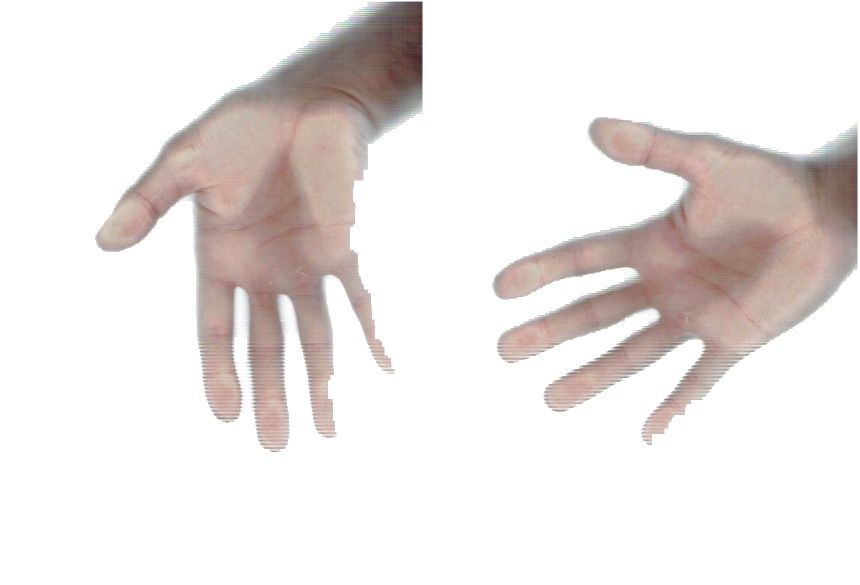
#> input picture pacientes/fede/2026-02-09/Estudio_2026-02-09_161329_original.png, 1720 x 1169 px (shown at 1/2 size)
$ python -i analysis_mejorado.py   (imports and definitions only)
#> lines starting #> are read from the running program, lines starting #| are printed output that depends on the picture; after the words box and inside, x2 and y2 are one past the last pixel; in counts of white or black regions, pixels touching at a corner belong together
import os
import cv2
import numpy as np
from PIL import Image, ImageFilter, ImageEnhance, ImageTk, ImageDraw
import tkinter as tk
from tkinter import colorchooser
from config_mejorado import Config

class ImageEditorPopup(tk.Toplevel):
    """Ventana emergente avanzada para limpiar fondo, con zoom, multiselección libre y deshacer."""
    # [58 lines left out: function __init__, not called in this run]

    def get_real_coords(self, cx, cy):
        return int(cx / self.scale_factor), int(cy / self.scale_factor)

    # [79 lines left out: functions save_state, undo, setup_ui, clear_selection_visuals, set_mode, not called in this run]

    def set_color(self, color):
        self.current_color = color
        self.set_mode("brush")

    def change_brush_size(self, value):
        self.brush_size = int(value)

    # [14 lines left out: functions update_canvas_image, update_brush_cursor, not called in this run]

    def on_mouse_move(self, event):
        cx, cy = self.canvas.canvasx(event.x), self.canvas.canvasy(event.y)
        self.update_brush_cursor(cx, cy)

    # [121 lines left out: functions start_draw, draw_line, stop_draw, delete_selection, crop_to_selection, not called in this run]

    def save_and_close(self):
        self.edited_image.save(self.image_path)
        self.destroy()

class ImageAnalyzer:

    # [89 lines left out: functions analizar_presion, unir_imagenes, not called in this run]

    @staticmethod
    def detectar_calibracion_automatica(img_shape, path_img=None, devolver_fuente=False):
        """Detecta automáticamente la escala (prioriza DPI real del escáner)."""
        # 1) Intentar DPI embebido en metadata del archivo
        if path_img:
            try:
                pil = Image.open(path_img)
                dpi = pil.info.get("dpi")
                if dpi and dpi[0] and dpi[0] > 0:
                    pixels_por_mm = float(dpi[0]) / 25.4
                    pixels_por_mm *= Config.CALIBRACION_CORRECCION_PXMM
                    print(f"═══ CALIBRACIÓN AUTOMÁTICA (DPI) ═══")
                    print(f"DPI detectado: {dpi[0]:.1f}")
                    print(f"Corrección: x{Config.CALIBRACION_CORRECCION_PXMM:.2f}")
                    print(f"Escala: {pixels_por_mm:.2f} px/mm")
                    return (pixels_por_mm, "DPI") if devolver_fuente else pixels_por_mm
            except Exception:
                pass

        # 2) Fallback geométrico (A4). Si parece imagen unida de 2 capturas, compensar ancho.
        altura_img, ancho_img = img_shape[:2]
        ancho_efectivo = ancho_img / 2 if (ancho_img / max(altura_img, 1)) > 1.2 else ancho_img

        escala_ancho = ancho_efectivo / 210  # A4 ancho mm
        escala_alto = altura_img / 297       # A4 alto mm
        pixels_por_mm = (escala_ancho + escala_alto) / 2
        pixels_por_mm *= Config.CALIBRACION_CORRECCION_PXMM

        print(f"═══ CALIBRACIÓN AUTOMÁTICA (A4 fallback) ═══")
        print(f"Imagen: {ancho_img} x {altura_img} px")
        print(f"Corrección: x{Config.CALIBRACION_CORRECCION_PXMM:.2f}")
        print(f"Escala: {pixels_por_mm:.2f} px/mm")
        return (pixels_por_mm, "A4") if devolver_fuente else pixels_por_mm


    @staticmethod
    def analizar_imagen(path_img, modo="Digital", colormap_name="Turbo", intensidad=1.0, suavizado=True):
        """
        VERSIÓN FINAL con Editor Integrado, Marca de Agua Inteligente y Exclusión de Blancos.
        """
#> called with modo = 'Digital', colormap_name = 'Turbo', intensidad = 1, suavizado = True
        COLORMAP_IDS = {
            'Jet (Clásico)': cv2.COLORMAP_JET,
            'Arcoíris': cv2.COLORMAP_RAINBOW,
            'Caliente': cv2.COLORMAP_HOT,
            'Hot': cv2.COLORMAP_HOT,
            'Inferno': cv2.COLORMAP_INFERNO,
            'Océano': cv2.COLORMAP_OCEAN,
            'Verano': cv2.COLORMAP_SUMMER,
            'Invierno': cv2.COLORMAP_WINTER,
            'Turbo': cv2.COLORMAP_TURBO,
            'Viridis': cv2.COLORMAP_VIRIDIS,
        }

        colormap_id = COLORMAP_IDS.get(colormap_name, cv2.COLORMAP_JET)

        print(f"\n═══ DETECCIÓN DE PIE ═══")
        print(f"Modo: {modo}")

        # Cargar imagen inicial para chequear si ya la procesamos en esta sesión
        img = cv2.imread(path_img)
#> img is the input picture: shape (1169, 1720, 3); mean B, G, R 228.3, 230.1, 235.5
        if img is None:
            raise ValueError("No se pudo cargar la imagen")

        # Detección de MARCA DE AGUA (Pixel 0,0 configurado por nosotros)
        ya_procesada = False
        if img.shape[0] > 0 and img.shape[1] > 0:
            p = img[0, 0]
#> p = [255, 255, 255]
            # OpenCV carga en BGR. Buscamos el código secreto: [252, 253, 254]
            if p[0] == 252 and p[1] == 253 and p[2] == 254:
                ya_procesada = True

        if modo == "Digital" and not ya_procesada and Config.AUTO_ABRIR_EDITOR_ESCANEO:
            print("Abriendo editor de imagen manual para limpiar el fondo...")
            ImageEditorPopup(path_img)
            print("Edición manual finalizada. Continuando proceso...")
            # Volver a cargar porque el usuario acaba de editarla y guardarla
            img = cv2.imread(path_img)
            if img is None:
                raise ValueError("No se pudo cargar la imagen tras edición")
        else:
            print("Procesamiento automático activado (sin editor manual).")

        # CALIBRACIÓN AUTOMÁTICA
        pixels_por_mm, fuente_calibracion = ImageAnalyzer.detectar_calibracion_automatica(
            img.shape,
            path_img=path_img,
            devolver_fuente=True,
        )
#> pixels_por_mm = 3.21; fuente_calibracion = 'A4'

        gray = cv2.cvtColor(img, cv2.COLOR_BGR2GRAY)
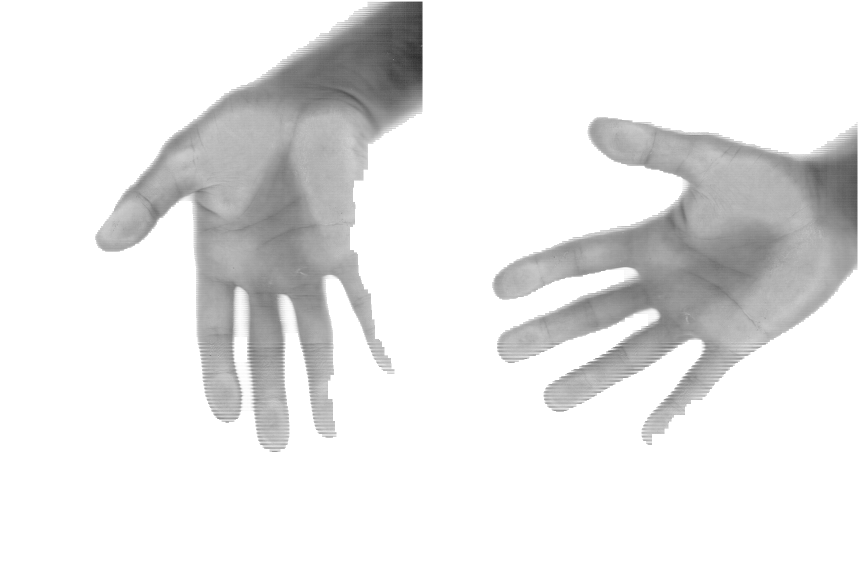
#> gray: shape (1169, 1720) (shown at 1/2 size); min 13, max 255, mean 231.5
        mask_final = np.zeros_like(gray)

        # ============================================
        # PROCESAMIENTO SEGÚN MODO
        # ============================================
        if modo == "Tinta (Papel)":
            # --- CÓDIGO INTACTO ORIGINAL PARA TINTA ---
            gray_proc = gray.copy()
            _, gray_proc = cv2.threshold(gray_proc, 200, 255, cv2.THRESH_TOZERO_INV)
            gray_proc = cv2.bitwise_not(gray_proc)

            blur = cv2.GaussianBlur(gray_proc, (5, 5), 0)
            otsu_val, _ = cv2.threshold(blur, 0, 255, cv2.THRESH_BINARY + cv2.THRESH_OTSU)
            print(f"Umbral Otsu: {otsu_val}")

            # [41 lines left out: functions _mask_from_contour, _construir_mascara, not called in this run]

            umbral_bajo = max(int(otsu_val * 0.7), 20)
            umbral_alto = max(int(otsu_val * 1.1), 40)
            print(f"Umbrales usados: bajo={umbral_bajo}, alto={umbral_alto}")

            mask_final = _construir_mascara(umbral_bajo, umbral_alto)

            area_pie = np.sum(mask_final > 0)
            area_total = mask_final.shape[0] * mask_final.shape[1]
            porcentaje = (area_pie / area_total) * 100 if area_total else 0

            if porcentaje > 60:
                umbral_bajo = max(int(otsu_val * 0.9), 30)
                umbral_alto = max(int(otsu_val * 1.3), 60)
                print(f"Ajuste por fondo incluido: bajo={umbral_bajo}, alto={umbral_alto}")
                mask_final = _construir_mascara(umbral_bajo, umbral_alto, open_iter=3, close_iter=1)
            elif porcentaje < 2:
                umbral_bajo = max(int(otsu_val * 0.5), 10)
                umbral_alto = max(int(otsu_val * 0.9), 30)
                print(f"Ajuste por talón excluido: bajo={umbral_bajo}, alto={umbral_alto}")
                mask_final = _construir_mascara(umbral_bajo, umbral_alto, open_iter=1, close_iter=3)

            if np.any(mask_final):
                mean_in = float(np.mean(gray_proc[mask_final > 0]))
                mean_out = float(np.mean(gray_proc[mask_final == 0]))
                if mean_in < mean_out:
                    print("Máscara invertida detectada, invirtiendo selección.")
                    mask_final = cv2.bitwise_not(mask_final)

            kernel_cierre = np.ones((25, 25), np.uint8)
            mask_final = cv2.morphologyEx(mask_final, cv2.MORPH_CLOSE, kernel_cierre, iterations=1)

        else:
            # --- NUEVA LÓGICA PARA DIGITAL: TRAS LIMPIEZA MANUAL ---
            blurred = cv2.GaussianBlur(gray, (15, 15), 0)

            _, thresh = cv2.threshold(blurred, 25, 255, cv2.THRESH_BINARY)
#> thresh: shape (1169, 1720); every value is 255

            # SOLUCIÓN: Excluir el fondo blanco puro que nosotros mismos generamos
            _, mask_white = cv2.threshold(gray, 245, 255, cv2.THRESH_BINARY)
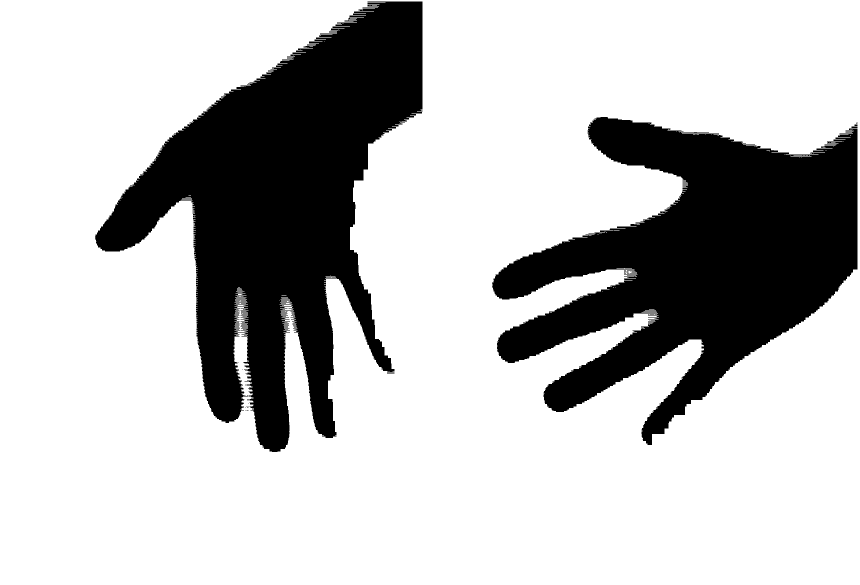
#> mask_white: shape (1169, 1720) (shown at 1/2 size); 74.9% white; 35 black regions (32 under 20 px), largest, box (x1, y1, x2, y2) and area: (190, 3, 845, 904) 265917, (984, 234, 1715, 890) 238264, (1698, 253, 1715, 257) 53
            thresh[mask_white == 255] = 0

            kernel_ruido = np.ones((11, 11), np.uint8)
            thresh_limpio = cv2.morphologyEx(thresh, cv2.MORPH_OPEN, kernel_ruido)
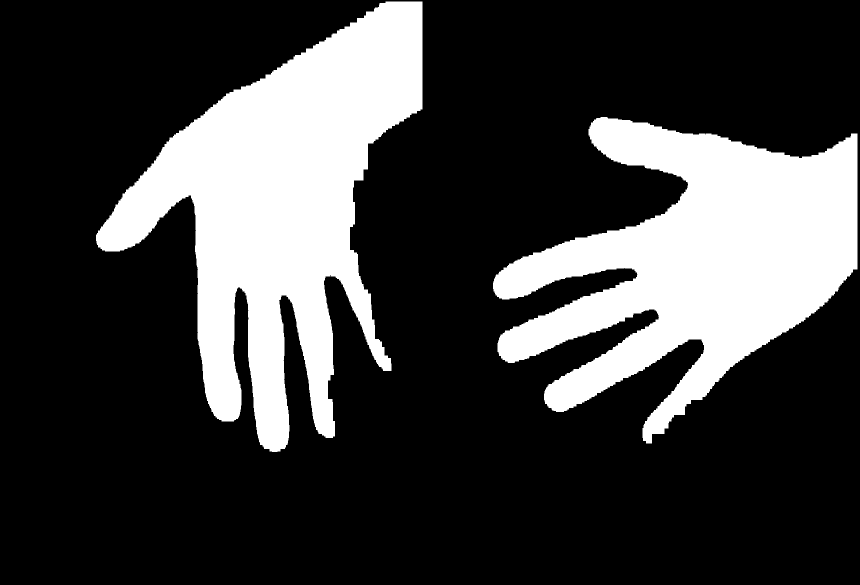
#> thresh_limpio: shape (1169, 1720) (shown at 1/2 size); 24.6% white; 2 white regions

            contours, _ = cv2.findContours(thresh_limpio, cv2.RETR_EXTERNAL, cv2.CHAIN_APPROX_SIMPLE)
#> contours = 2 contours; box (x1, y1, x2, y2) and area: (192, 3, 845, 904) 256691, (986, 234, 1715, 887) 232705

            mask_final = np.zeros_like(gray)
            if contours:
                for c in contours:
                    if cv2.contourArea(c) > 1000:
                         cv2.drawContours(mask_final, [c], -1, 255, thickness=cv2.FILLED)
#> this loop made 2 passes

                kernel_cierre = np.ones((35, 35), np.uint8)
                mask_final = cv2.morphologyEx(mask_final, cv2.MORPH_CLOSE, kernel_cierre)
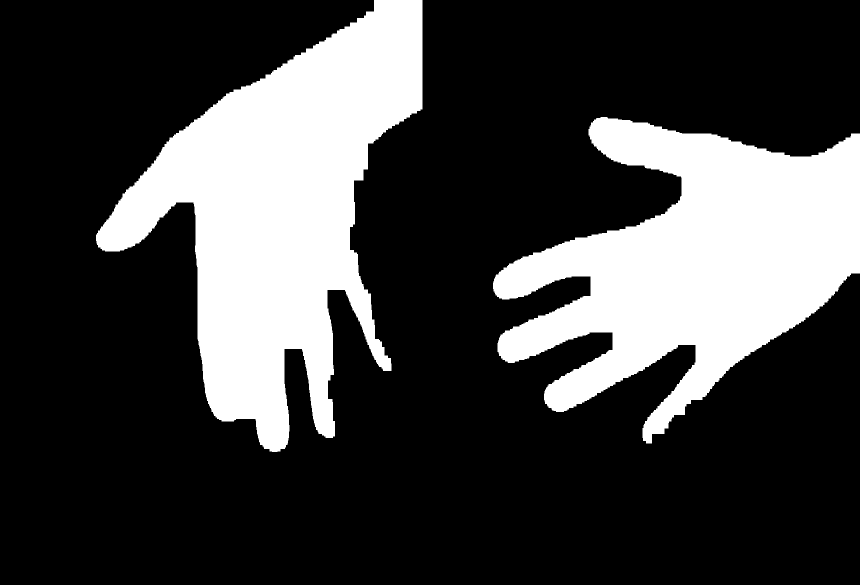
#> mask_final: shape (1169, 1720) (shown at 1/2 size); 25.6% white; 2 white regions, box (x1, y1, x2, y2) and area: (192, 0, 845, 904) 270421, (986, 234, 1720, 887) 244110

                mask_final = cv2.GaussianBlur(mask_final, (5, 5), 0)
                _, mask_final = cv2.threshold(mask_final, 127, 255, cv2.THRESH_BINARY)
#> mask_final: shape (1169, 1720); 25.6% white; 2 white regions, box (x1, y1, x2, y2) and area: (192, 0, 845, 904) 270418, (986, 234, 1720, 887) 244125

            gray_proc = gray.copy()

        mask_inv = cv2.bitwise_not(mask_final)

        area_pie = np.sum(mask_final > 0)
#> area_pie = 514543
        area_total = mask_final.shape[0] * mask_final.shape[1]
#> area_total = 2010680
        porcentaje = (area_pie / area_total) * 100
#> porcentaje = 25.59

        print(f"Área pie: {porcentaje:.1f}% de la imagen")
#| Área pie: 25.6% de la imagen

        # ============================================
        # FONDO BLANCO FORZADO Y NORMALIZACIÓN
        # ============================================
        gray_limpio = np.full_like(gray, 255, dtype=np.uint8)

        if modo == "Tinta (Papel)":
            # CORRECCIÓN PARA TINTA: Invertimos los valores para que el negro(0) sea máxima presión(255)
            gray_invertido = cv2.bitwise_not(gray)
            gray_limpio[mask_final > 0] = gray_invertido[mask_final > 0]
        else:
            gray_limpio[mask_final > 0] = gray[mask_final > 0]

        if suavizado:
            pie_suavizado = cv2.GaussianBlur(gray_limpio, (5, 5), 0)
            gray_limpio[mask_final > 0] = pie_suavizado[mask_final > 0]

        pie_pixels = gray_limpio[mask_final > 0]

        if len(pie_pixels) > 0:
            min_val = np.min(pie_pixels)
#> min_val = 39
            max_val = np.max(pie_pixels)
#> max_val = 255

            if max_val > min_val:
                gray_normalizado = np.full_like(gray_limpio, 255, dtype=np.uint8)
                pie_norm = ((pie_pixels - min_val) / (max_val - min_val) * 255)
                pie_norm = np.clip(pie_norm, 0, 255).astype(np.uint8)
                gray_normalizado[mask_final > 0] = pie_norm
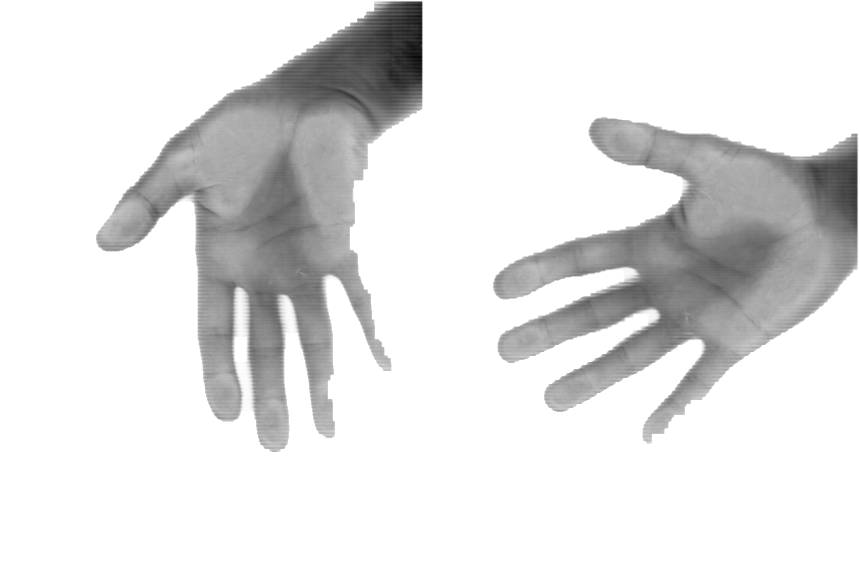
#> gray_normalizado: shape (1169, 1720) (shown at 1/2 size); min 0, max 255, mean 227.5
            else:
                gray_normalizado = gray_limpio
        else:
            gray_normalizado = gray_limpio

        # ============================================
        # IMAGEN ORIGINAL con FONDO BLANCO Y MARCA SECRETA
        # ============================================
        orig_white = np.full_like(img, 255)
        orig_white[mask_final > 0] = img[mask_final > 0]
        orig_white[mask_final == 0] = [255, 255, 255] # Fondo blanco puro garantizado

        # MARCA DE AGUA INVISIBLE en el primer píxel superior izquierdo
        if modo == "Digital":
            orig_white[0, 0] = [252, 253, 254]
#> orig_white: shape (1169, 1720, 3); mean B, G, R 228.5, 230.3, 235.7

        # ============================================
        # MAPA DE CALOR con FONDO BLANCO
        # ============================================
        gray_for_heatmap = gray_normalizado.copy()

        # Homogeneizar gradientes dentro de la huella (separado por modo)
        if modo == "Tinta (Papel)":
            k_median = int(Config.HEATMAP_HOMOGENEIDAD_TINTA_MEDIAN)
            k_gauss = int(Config.HEATMAP_HOMOGENEIDAD_TINTA_GAUSS)
        else:
            k_median = int(Config.HEATMAP_HOMOGENEIDAD_DIGITAL_MEDIAN)
            k_gauss = int(Config.HEATMAP_HOMOGENEIDAD_DIGITAL_GAUSS)

        # Asegurar kernels impares para OpenCV
        if k_median % 2 == 0:
            k_median += 1
        if k_gauss % 2 == 0:
            k_gauss += 1

        if k_median > 1:
            gray_suave = cv2.medianBlur(gray_for_heatmap, k_median)
            gray_for_heatmap[mask_final > 0] = gray_suave[mask_final > 0]
#> gray_for_heatmap: shape (1169, 1720); 18.44% of pixels changed, all inside (x1, y1, x2, y2) = (192, 1, 1717, 904)

        if k_gauss > 1:
            gray_suave = cv2.GaussianBlur(gray_for_heatmap, (k_gauss, k_gauss), 0)
            gray_for_heatmap[mask_final > 0] = gray_suave[mask_final > 0]
#> gray_for_heatmap: shape (1169, 1720); min 17, max 255, mean 227.7

        if intensidad != 1.0 and len(pie_pixels) > 0:
            valores = gray_for_heatmap[mask_final > 0].astype(np.float32)
            valores = valores * intensidad
            valores = np.clip(valores, 0, 255).astype(np.uint8)
            gray_for_heatmap[mask_final > 0] = valores

        heatmap = cv2.applyColorMap(gray_for_heatmap, colormap_id)
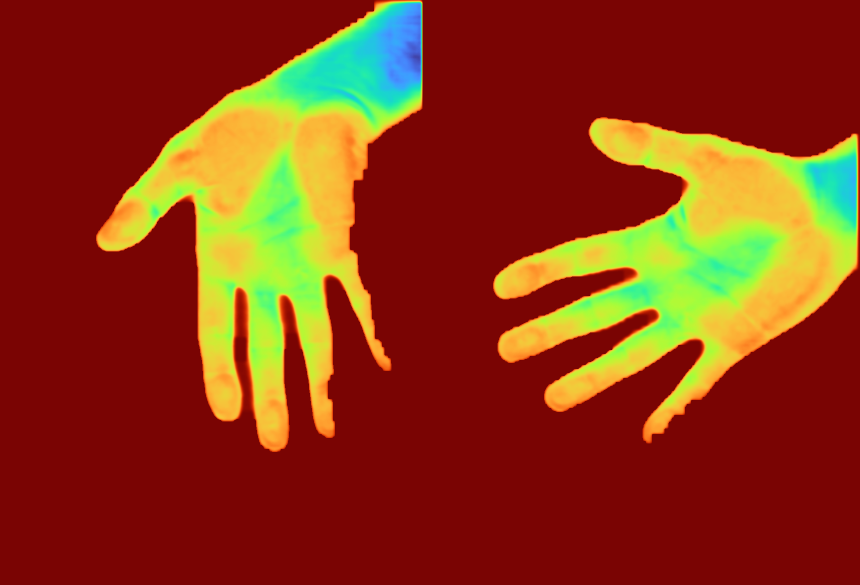
#> heatmap: shape (1169, 1720, 3) (shown at 1/2 size); mean B, G, R 20.2, 55.1, 139.8

        # BLANQUEADO DEFINITIVO DEL MAPA: ignoramos la intensidad si es fondo
        heatmap[mask_final == 0] = [255, 255, 255]
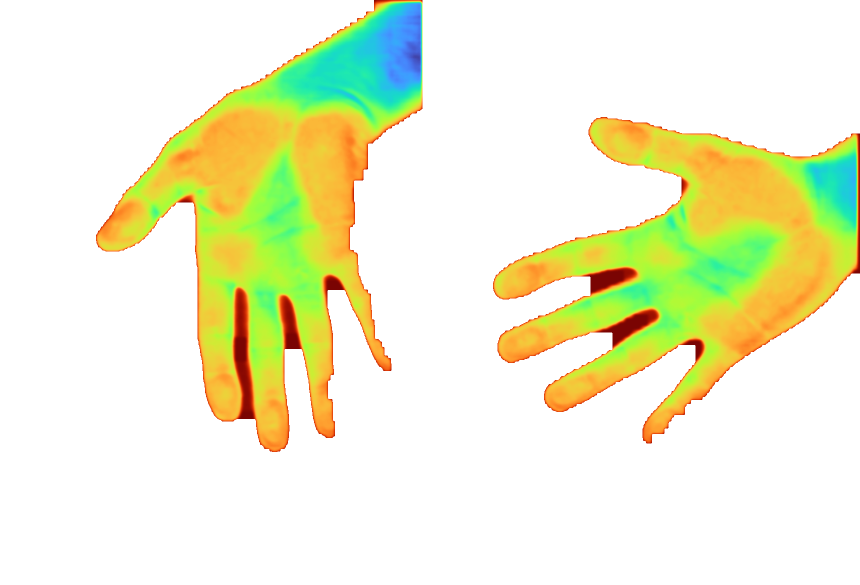
#> heatmap: shape (1169, 1720, 3) (shown at 1/2 size); mean B, G, R 207.7, 241.8, 238.8

        # SOLUCIÓN EXCLUSIVA TINTA: El papel en blanco (valores altos en el escaneo original)
        # no debe pintarse de azul oscuro, lo forzamos a blanco puro.
        if modo == "Tinta (Papel)":
            papel = gray > 200
            heatmap[papel] = [255, 255, 255]

        # ============================================
        # ESTADÍSTICAS
        # ============================================
        valores_presion = gray_normalizado[mask_final > 0]
        area_mm2 = area_pie / (pixels_por_mm ** 2)
#> area_mm2 = 49857.9

        stats = {
            'presion_media': float(np.mean(valores_presion)) if len(valores_presion) > 0 else 0,
            'presion_max': float(np.max(valores_presion)) if len(valores_presion) > 0 else 0,
            'presion_min': float(np.min(valores_presion)) if len(valores_presion) > 0 else 0,
            'area_contacto_px': int(area_pie),
            'area_contacto_mm2': area_mm2,
            'pixels_por_mm': pixels_por_mm,
            'fuente_calibracion': fuente_calibracion,
            'distribucion': ImageAnalyzer._calcular_distribucion(gray_normalizado, mask_final)
        }

        print(f"Área: {area_mm2/100:.1f} cm²")
#| Área: 498.6 cm²
        print(f"════════════════════\n")

        img_orig_pil = Image.fromarray(cv2.cvtColor(orig_white, cv2.COLOR_BGR2RGB))
        img_heatmap_pil = Image.fromarray(cv2.cvtColor(heatmap, cv2.COLOR_BGR2RGB))

        return img_orig_pil, img_heatmap_pil, stats

    @staticmethod
    def _calcular_distribucion(gray_proc, mask):
        """Calcula distribución por zonas"""
        h, w = gray_proc.shape

        zona_anterior = gray_proc[:h//3, :][mask[:h//3, :] > 0]
        zona_media = gray_proc[h//3:2*h//3, :][mask[h//3:2*h//3, :] > 0]
        zona_posterior = gray_proc[2*h//3:, :][mask[2*h//3:, :] > 0]

        return {
            'anterior': float(np.mean(zona_anterior)) if len(zona_anterior) > 0 else 0,
            'media': float(np.mean(zona_media)) if len(zona_media) > 0 else 0,
            'posterior': float(np.mean(zona_posterior)) if len(zona_posterior) > 0 else 0,
        }

    # [57 lines left out: functions mejorar_contraste, aplicar_filtro_sharpen, detectar_contornos, calcular_centro_presion, generar_comparacion, not called in this run]

>>> result = ImageAnalyzer().analizar_imagen('pacientes/fede/2026-02-09/Estudio_2026-02-09_161329_original.png')
